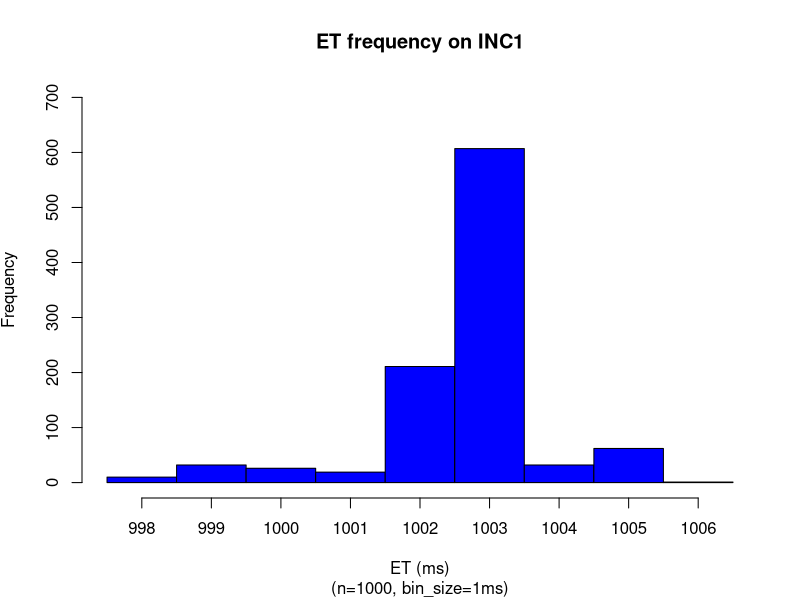
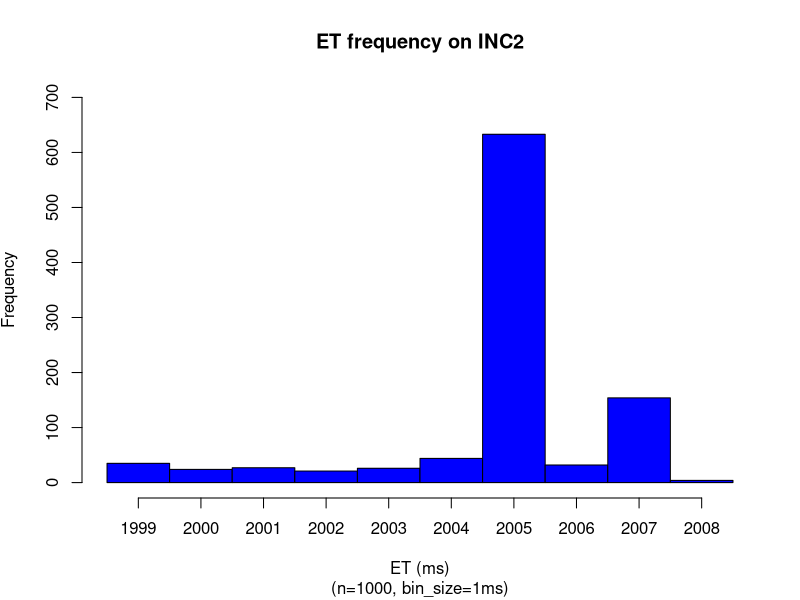
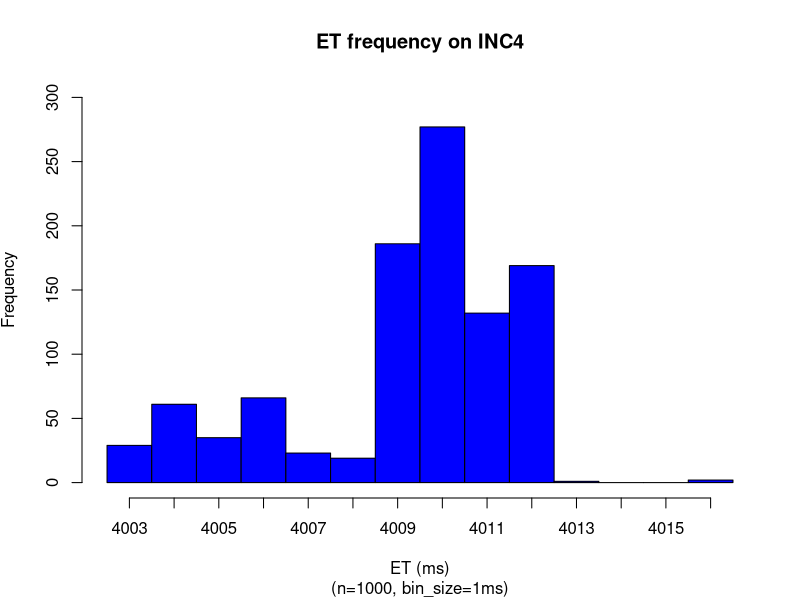
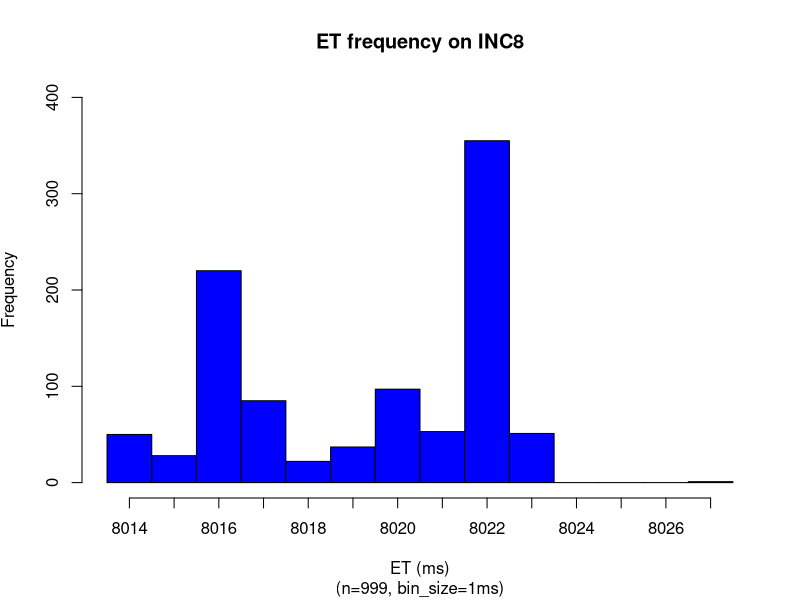
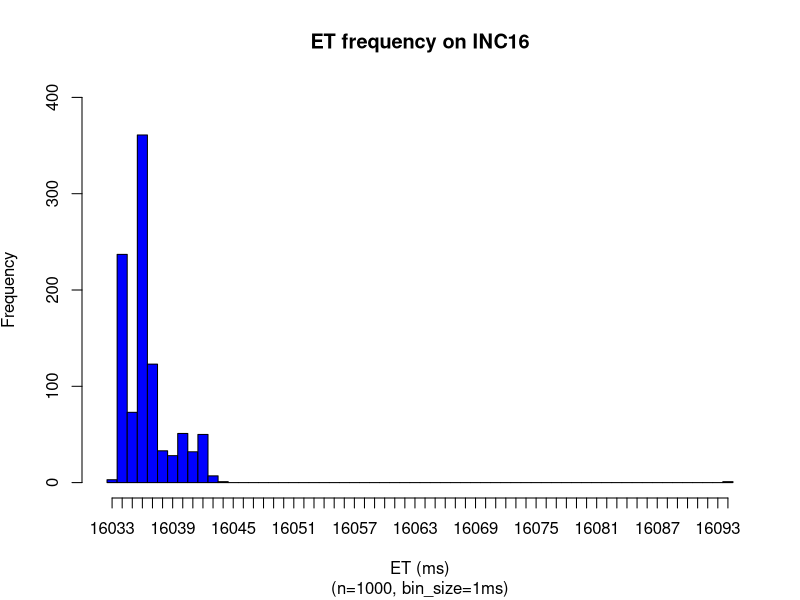
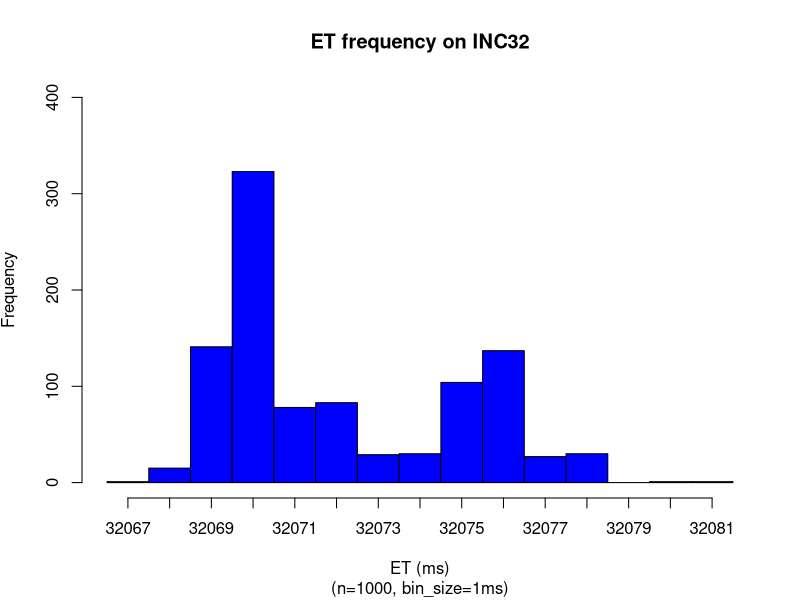
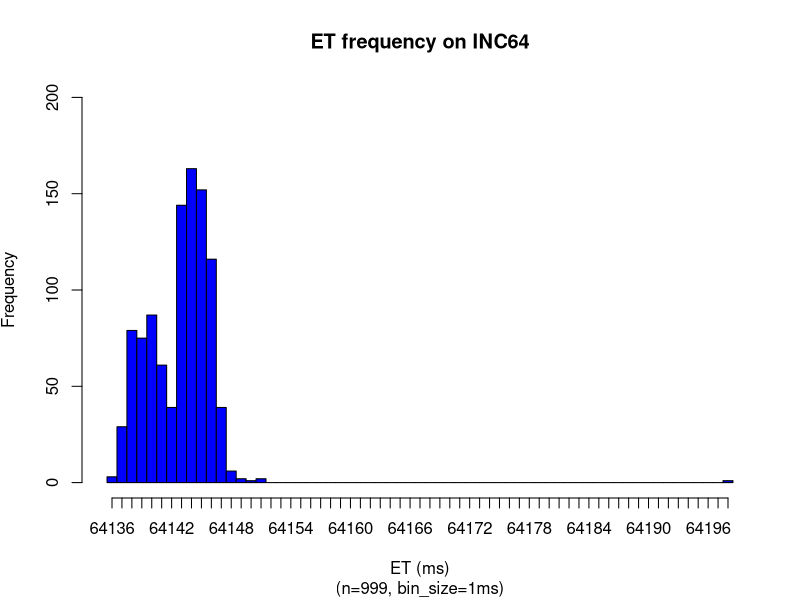
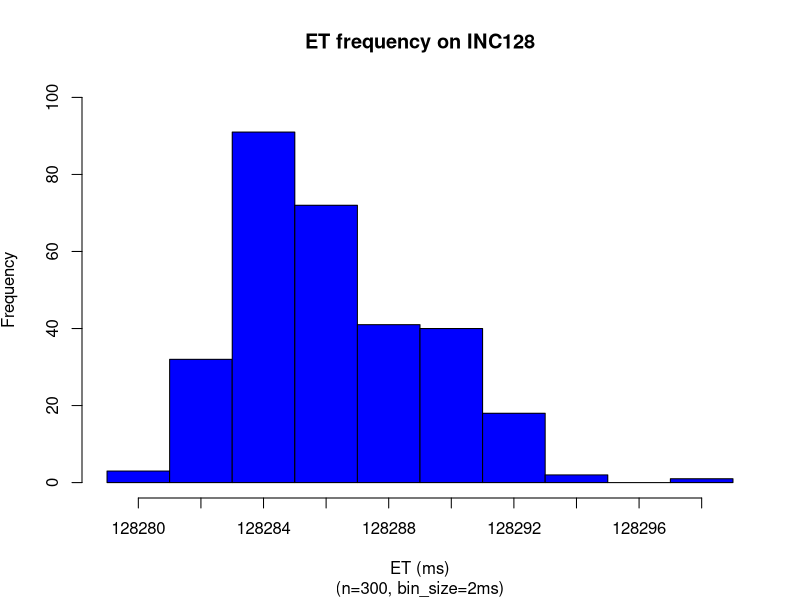

Source code (R) for these figures, in order:
### sodb9
numSamples <- 1000
x = read.csv(file="1_sec.dat",head=TRUE,sep="\t")
x <- subset(x, x$ITERNUM <= numSamples)
setEPS()
postscript("1_sec_et_hist_v5.eps")
binsize=1
x_up = mean(x$METIME) + 2*sd(x$METIME)
x_dn = mean(x$METIME) - 2*sd(x$METIME)
#x = subset(x, x$METIME >= x_dn & x$METIME <= x_up)
xmin <-min(x$METIME)
xmin
xmax <-max(x$METIME)
xmax
nbins <- ceiling((xmax-xmin) / binsize)
h = hist(x$METIME, right=F, breaks=seq(xmin,xmax+binsize,binsize),plot=F)
ymax <- max(h$counts)
ymax <- ceiling(ymax/100)*100
xmin <-min(x$METIME)
xmax <-max(x$METIME)
plot(h, xaxt="n",freq=TRUE,ylim=c(0,ymax), col="blue", main='ET frequency on INC1', 
sub=paste("(n=",nrow(x),", bin_size=",binsize,"ms)",sep=""), 
xlab='ET (ms)', ylab=expression('Frequency'))
axis(side=1,at=h$mids,labels=seq(xmin,xmax,1))
dev.off()

x = read.csv(file="2_sec.dat",head=TRUE,sep="\t")
x <- subset(x, x$ITERNUM <= numSamples)
setEPS()
postscript("2_sec_et_hist_v5.eps")
binsize=1
x_up = mean(x$METIME) + 2*sd(x$METIME)
x_dn = mean(x$METIME) - 2*sd(x$METIME)
#x = subset(x, x$METIME >= x_dn & x$METIME <= x_up)
xmin <-min(x$METIME)
xmin
xmax <-max(x$METIME)
xmax
nbins <- ceiling((xmax-xmin) / binsize)
h = hist(x$METIME, right=F, breaks=seq(xmin,xmax+binsize,binsize),plot=F)
ymax <- max(h$counts)
ymax <- ceiling(ymax/100)*100
xmin <-min(x$METIME)
xmax <-max(x$METIME)
plot(h, xaxt="n",freq=TRUE,ylim=c(0,ymax), col="blue", main='ET frequency on INC2', 
sub=paste("(n=",nrow(x),", bin_size=",binsize,"ms)",sep=""), 
xlab='ET (ms)', ylab=expression('Frequency'))
xaxtl <- seq(xmin-1,xmax+1,by=1)
axis(side=1,at=h$mids,labels=seq(xmin,xmax,1))
dev.off()

x = read.csv(file="4_sec.dat",head=TRUE,sep="\t")
x <- subset(x, x$ITERNUM <= numSamples)
setEPS()
postscript("4_sec_et_hist_v5.eps")
binsize=1
x_up = mean(x$METIME) + 2*sd(x$METIME)
x_dn = mean(x$METIME) - 2*sd(x$METIME)
xmin <-min(x$METIME)
xmin
xmax <-max(x$METIME)
xmax
nbins <- ceiling((xmax-xmin) / binsize)
h = hist(x$METIME, right=F, breaks=seq(xmin,xmax+binsize,binsize),plot=F)
ymax <- max(h$counts)
ymax <- ceiling(ymax/100)*100
#ymax <- 80
xmin <-min(x$METIME)
xmax <-max(x$METIME)
plot(h, xaxt="n",freq=TRUE,ylim=c(0,ymax), col="blue", main='ET frequency on INC4', 
sub=paste("(n=",nrow(x),", bin_size=",binsize,"ms)",sep=""), 
xlab='ET (ms)', ylab=expression('Frequency'))
axis(side=1,at=h$mids,labels=seq(xmin,xmax,1))
dev.off()

x = read.csv(file="8_sec.dat",head=TRUE,sep="\t")
x <- subset(x, x$ITERNUM <= numSamples)
setEPS()
postscript("8_sec_et_hist_v5.eps")
binsize=1
x <- subset(x, x$ITERNUM != 948)
x_up = mean(x$METIME) + 2*sd(x$METIME)
x_dn = mean(x$METIME) - 2*sd(x$METIME)
#x = subset(x, x$METIME >= x_dn & x$METIME <= x_up)
xmin <-min(x$METIME)
xmin
xmax <-max(x$METIME)
xmax
nbins <- ceiling((xmax-xmin) / binsize)
h = hist(x$METIME, right=F, breaks=seq(xmin,xmax+binsize,binsize),plot=F)
ymax <- max(h$counts)
ymax <- ceiling(ymax/100)*100
#ymax <- 150
plot(h, xaxt="n",freq=TRUE,ylim=c(0,ymax), col="blue", main='ET frequency on INC8', 
sub=paste("(n=",nrow(x),", bin_size=",binsize,"ms)",sep=""), 
xlab='ET (ms)', ylab=expression('Frequency'))
axis(side=1,at=h$mids,labels=seq(xmin,xmax,1))
dev.off()

x = read.csv(file="16_sec.dat",head=TRUE,sep="\t")
x <- subset(x, x$ITERNUM <= numSamples)
setEPS()
postscript("16_sec_et_hist_v5.eps")
#x <- subset(x, x$ITERNUM != 686 & x$ITERNUM != 700)
x_up = mean(x$METIME) + 2*sd(x$METIME)
x_dn = mean(x$METIME) - 2*sd(x$METIME)
#x = subset(x, x$METIME >= x_dn & x$METIME <= x_up)
binsize=1
xmin <-min(x$METIME)
xmin
xmax <-max(x$METIME)
xmax
nbins <- ceiling((xmax-xmin) / binsize)
h = hist(x$METIME, right=F, breaks=seq(xmin,xmax+binsize,binsize),plot=F)
ymax <- max(h$counts)
ymax <- ceiling(ymax/100)*100
ymax <- 400
plot(h, xaxt="n",freq=TRUE,ylim=c(0,ymax), col="blue", main='ET frequency on INC16', 
sub=paste("(n=",nrow(x),", bin_size=",binsize,"ms)",sep=""), 
xlab='ET (ms)', ylab=expression('Frequency'))
axis(side=1,at=h$mids,labels=seq(xmin,xmax,1))
dev.off()

x = read.csv(file="32_sec.dat",head=TRUE,sep="\t")
x <- subset(x, x$ITERNUM <= numSamples)
setEPS()
postscript("32_sec_et_hist_v5.eps")
#x <- subset(x, x$ITERNUM != 433)
x_up = mean(x$METIME) + 2*sd(x$METIME)
x_dn = mean(x$METIME) - 2*sd(x$METIME)
binsize=1
xmin <-min(x$METIME)
xmin
xmax <-max(x$METIME)
xmax
nbins <- ceiling((xmax-xmin) / binsize)
h = hist(x$METIME, right=F, breaks=seq(xmin,xmax+binsize,binsize),plot=F)
ymax <- max(h$counts)
ymax <- ceiling(ymax/100)*100
#ymax <- 120
plot(h, xaxt="n",freq=TRUE,ylim=c(0,ymax), col="blue", main='ET frequency on INC32', 
sub=paste("(n=",nrow(x),", bin_size=",binsize,"ms)",sep=""), 
xlab='ET (ms)', ylab=expression('Frequency'))
axis(side=1,at=h$mids,labels=seq(xmin,xmax,1))
dev.off()

x = read.csv(file="64_sec.dat",head=TRUE,sep="\t")
x <- subset(x, x$ITERNUM <= numSamples)
setEPS()
postscript("64_sec_et_hist_v5.eps")
x <- subset(x, x$ITERNUM != 578)
x_up = mean(x$METIME) + 2*sd(x$METIME)
x_dn = mean(x$METIME) - 2*sd(x$METIME)
binsize=1
xmin <-min(x$METIME)
xmin
xmax <-max(x$METIME)
xmax
nbins <- ceiling((xmax-xmin) / binsize)
h = hist(x$METIME, right=F, breaks=seq(xmin,xmax+binsize,binsize),plot=F)
ymax <- max(h$counts)
ymax <- ceiling(ymax/100)*100
#ymax <- 60
plot(h, xaxt="n",freq=TRUE,ylim=c(0,ymax), col="blue", main='ET frequency on INC64', 
sub=paste("(n=",nrow(x),", bin_size=",binsize,"ms)",sep=""), 
xlab='ET (ms)', ylab=expression('Frequency'))
axis(side=1,at=h$mids,labels=seq(xmin,xmax,1))
dev.off()

x = read.csv(file="128_sec.dat",head=TRUE,sep="\t")
x <- subset(x, x$ITERNUM <= numSamples)
setEPS()
postscript("128_sec_et_hist_v5.eps")
#x <- subset(x, x$ITERNUM != 26)
x_up = mean(x$METIME) + 2*sd(x$METIME)
x_dn = mean(x$METIME) - 2*sd(x$METIME)
binsize=2
#x = subset(x, x$METIME >= x_dn & x$METIME <= x_up)
xmin <-min(x$METIME)
xmin
xmax <-max(x$METIME)
xmax
nbins <- ceiling((xmax-xmin) / binsize)
h = hist(x$METIME, right=F, breaks=seq(xmin,xmax+binsize,binsize),plot=F)
ymax <- max(h$counts)
ymax <- ceiling(ymax/100)*100
ymax <- 100
plot(h, xaxt="n",freq=TRUE,ylim=c(0,ymax), col="blue", main='ET frequency on INC128', 
sub=paste("(n=",nrow(x),", bin_size=",binsize,"ms)",sep=""), 
xlab='ET (ms)', ylab=expression('Frequency'))
axis(side=1,at=h$mids,labels=seq(xmin,xmax,binsize))
dev.off()

x = read.csv(file="256_sec.dat",head=TRUE,sep="\t")
setEPS()
postscript("256_sec_et_hist_v5.eps")
x <- subset(x, x$ITERNUM != 81)
x_up = mean(x$METIME) + 2*sd(x$METIME)
x_dn = mean(x$METIME) - 2*sd(x$METIME)
binsize=2
#x = subset(x, x$METIME >= x_dn & x$METIME <= x_up)
xmin <-min(x$METIME)
xmin
xmax <-max(x$METIME)
xmax
nbins <- ceiling((xmax-xmin) / binsize)
h = hist(x$METIME, right=F, breaks=seq(xmin,xmax+binsize,binsize),plot=F)
ymax <- max(h$counts)
ymax <- ceiling(ymax/100)*100
ymax <- max(h$counts)
ymax <- 80
plot(h, xaxt="n",freq=TRUE,ylim=c(0,ymax), col="blue", main='ET frequency on INC256', 
sub=paste("(n=",nrow(x),", bin_size=",binsize,"ms)",sep=""), 
xlab='ET (ms)', ylab=expression('Frequency'))
#axis(side=1,at=h$mids,labels=seq(ceiling(min(h$mids)),ceiling(max(h$mids)),2))
axis(side=1,at=seq(min(h$mids),max(h$mids)+binsize,binsize),labels=seq(ceiling(min(h$mids)),ceiling(max(h$mids))+binsize,binsize))
dev.off()

x = read.csv(file="512_sec.dat",head=TRUE,sep="\t")
setEPS()
postscript("512_sec_et_hist_v5.eps")
x <- subset(x, x$ITERNUM != 58 & x$ITERNUM != 226)
x_up = mean(x$METIME) + 2*sd(x$METIME)
x_dn = mean(x$METIME) - 2*sd(x$METIME)
binsize=2
#x = subset(x, x$METIME >= x_dn & x$METIME <= x_up)
xmin <-min(x$METIME)
xmin
xmax <-max(x$METIME)
xmax
nbins <- ceiling((xmax-xmin) / binsize)
h = hist(x$METIME, right=F, breaks=seq(xmin,xmax+binsize,binsize),plot=F)
ymax <- max(h$counts)
ymax <- ceiling(ymax/100)*100
ymax <- max(h$counts)
ymax <- 50
plot(h, xaxt="n",freq=TRUE,ylim=c(0,ymax), col="blue", main='ET frequency on INC512', 
sub=paste("(n=",nrow(x),", bin_size=",binsize,"ms)",sep=""), 
xlab='ET (ms)', ylab=expression('Frequency'))
axis(side=1,at=seq(min(h$mids),max(h$mids)+binsize,binsize),labels=seq(ceiling(min(h$mids)),ceiling(max(h$mids))+binsize,binsize))
dev.off()

x = read.csv(file="1024_sec.dat",head=TRUE,sep="\t")
setEPS()
postscript("1024_sec_et_hist_v5.eps")
x <- subset(x, x$ITERNUM != 46 & x$ITERNUM != 130 & x$ITERNUM != 214 & x$ITERNUM != 299)
x_up = mean(x$METIME) + 2*sd(x$METIME)
x_dn = mean(x$METIME) - 2*sd(x$METIME)
binsize=2
#x = subset(x, x$METIME >= x_dn & x$METIME <= x_up)
xmin <-min(x$METIME)
xmin
xmax <-max(x$METIME)
xmax
nbins <- ceiling((xmax-xmin) / binsize)
h = hist(x$METIME, right=F, breaks=seq(xmin,xmax+binsize,binsize),plot=F)
ymax <- max(h$counts)
ymax <- ceiling(ymax/100)*100
ymax <- max(h$counts)
ymax <- 60
plot(h, xaxt="n",freq=TRUE,ylim=c(0,ymax), col="blue", main='ET frequency on INC1024', 
sub=paste("(n=",nrow(x),", bin_size=",binsize,"ms)",sep=""), 
xlab='ET (ms)', ylab=expression('Frequency'))
axis(side=1,at=seq(min(h$mids),max(h$mids)+binsize,binsize),labels=seq(ceiling(min(h$mids)),ceiling(max(h$mids))+binsize,binsize))
dev.off()

### run on sodb10
x = read.csv(file="2048_sec.dat",head=TRUE,sep="\t")
setEPS()
postscript("2048_sec_et_hist_v5.eps")
x <- subset(x, x$ITERNUM != 166)
x_up = mean(x$METIME) + 2*sd(x$METIME)
x_dn = mean(x$METIME) - 2*sd(x$METIME)
binsize=5
#x = subset(x, x$METIME >= x_dn & x$METIME <= x_up)
xmin <-min(x$METIME)
xmin
xmax <-max(x$METIME)
xmax
nbins <- ceiling((xmax-xmin) / binsize)
h = hist(x$METIME, right=F, breaks=seq(xmin,xmax+binsize,binsize),plot=F)
ymax <- max(h$counts)
ymax <- ceiling(ymax/100)*100
ymax <- max(h$counts)
ymax <- 100
plot(h, xaxt="n",freq=TRUE,ylim=c(0,ymax), col="blue", main='ET frequency on INC2048', 
sub=paste("(n=",nrow(x),", bin_size=",binsize,"ms)",sep=""), 
xlab='ET (ms)', ylab=expression('Frequency'))
axis(side=1,at=seq(min(h$mids),max(h$mids)+binsize,binsize),labels=seq(ceiling(min(h$mids)),ceiling(max(h$mids))+binsize,binsize))
dev.off()

### run on sodb12
x = read.csv(file="4096_sec.dat",head=TRUE,sep="\t")
setEPS()
postscript("4096_sec_et_hist_v5.eps")
x <- subset(x, x$ITERNUM != 11 & x$ITERNUM != 32 & x$ITERNUM != 53 & x$ITERNUM != 74 & x$ITERNUM != 95 & x$ITERNUM != 116 & x$ITERNUM != 137 & x$ITERNUM != 158 & x$ITERNUM != 179 & x$ITERNUM != 200 & x$ITERNUM != 221 & x$ITERNUM != 242 & x$ITERNUM != 264) 
x_up = mean(x$METIME) + 2*sd(x$METIME)
x_dn = mean(x$METIME) - 2*sd(x$METIME)
binsize=5
#x = subset(x, x$METIME >= x_dn & x$METIME <= x_up)
xmin <-min(x$METIME)
xmin
xmax <-max(x$METIME)
xmax
nbins <- ceiling((xmax-xmin) / binsize)
h = hist(x$METIME, right=F, breaks=seq(xmin,xmax+binsize,binsize),plot=F)
ymax <- ceiling(ymax/100)*100
ymax <- max(h$counts)
ymax <- 50
plot(h, xaxt="n",freq=TRUE,ylim=c(0,ymax),col="blue", main='ET frequency on INC4096', 
sub=paste("(n=",nrow(x),", bin_size=",binsize,"ms)",sep=""), 
xlab='ET (ms)', ylab=expression('Frequency'))
axis(side=1,at=seq(min(h$mids),max(h$mids)+binsize,binsize),labels=seq(ceiling(min(h$mids)),ceiling(max(h$mids))+binsize,binsize))
dev.off()

x = read.csv(file="8192_sec.dat",head=TRUE,sep="\t")
setEPS()
postscript("8192_sec_et_hist.eps")
#x <- subset(x, x$ITERNUM != 40 & x$ITERNUM != 124 & x$ITERNUM != 207 & x$ITERNUM != 292)
x_up = mean(x$METIME) + 2*sd(x$METIME)
x_dn = mean(x$METIME) - 2*sd(x$METIME)
binsize=5
#x = subset(x, x$METIME >= x_dn & x$METIME <= x_up)
xmin <-min(x$METIME)
xmin <- xmin-2
xmax <-max(x$METIME)
xmax <- xmax+2
nbins <- ceiling((xmax-xmin) / binsize)
h = hist(x$METIME, right=F, breaks=seq(xmin,xmax+binsize,binsize),plot=F)
ymax <- max(h$counts)
ymax <- ceiling(ymax/100)*100
ymax <- max(h$counts)
ymax <- 40
plot(h, xaxt="n",freq=TRUE,ylim=c(0,ymax), col="blue", main='', 
sub=paste("(n=",nrow(x),", bin_size=",binsize,"ms)",sep=""), 
xlab='ET (ms)', ylab=expression('Frequency'))
axis(side=1,at=seq(min(h$mids),max(h$mids)+binsize,binsize),labels=seq(ceiling(min(h$mids)),ceiling(max(h$mids))+binsize,binsize))
dev.off()

x = read.csv(file="16384_sec.dat",head=TRUE,sep="\t")
setEPS()
postscript("16384_sec_et_hist.eps")
#x <- subset(x, x$ITERNUM != 40 & x$ITERNUM != 124 & x$ITERNUM != 207 & x$ITERNUM != 292)
x_up = mean(x$METIME) + 2*sd(x$METIME)
x_dn = mean(x$METIME) - 2*sd(x$METIME)
binsize=10
#x = subset(x, x$METIME >= x_dn & x$METIME <= x_up)
xmin <-min(x$METIME)
xmin <- xmin-6
xmax <-max(x$METIME)
xmax <- xmax+2
nbins <- ceiling((xmax-xmin) / binsize)
h = hist(x$METIME, right=F, breaks=seq(xmin,xmax+binsize,binsize),plot=F)
ymax <- max(h$counts)
ymax <- ceiling(ymax/100)*100
ymax <- max(h$counts)
ymax <- 20
plot(h, xaxt="n",freq=TRUE,ylim=c(0,ymax), col="blue", main='', 
sub=paste("(n=",nrow(x),", bin_size=",binsize,"ms)",sep=""), 
xlab='ET (ms)', ylab=expression('Frequency'))
axis(side=1,at=seq(min(h$mids),max(h$mids)+binsize,binsize),labels=seq(ceiling(min(h$mids)),ceiling(max(h$mids))+binsize,binsize))
dev.off()


